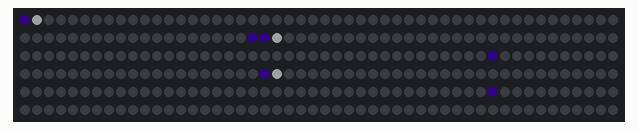
A sketch run on a simulated Arduino Uno, built with avr-gcc and run on an emulated ATmega328P. On the bench: 300 RGB LEDs in strip order, left to right, continuing on the next row. Dim RGB values are drawn brighter than linear.

Above: at 0.17 s.

The sketch:

FindSegmentsCircles.ino
```cpp
#include <Adafruit_NeoPixel.h>

#define PIN_NUMBER 3
#define NUM_LIGHTS 300
#define BRIGHTNESS 32


#define START_LED 0
#define END_LED 0


Adafruit_NeoPixel strip = Adafruit_NeoPixel(NUM_LIGHTS, PIN_NUMBER, NEO_GRB + NEO_KHZ800);

// Definition of some Colors which are used multiple times
uint32_t RED    = strip.Color(255, 0, 0);
uint32_t GREEN  = strip.Color(0, 255, 0);
uint32_t BLUE   = strip.Color(0, 0, 255);
uint32_t PURPLE = strip.Color(32, 0, 88);

uint32_t BLACK  = strip.Color(0, 0, 0);
uint32_t WHITE  = strip.Color(255, 255, 255);


// List (called Array in C) containing index of the first LED in each circle
int start_circle_index[] = {0, 70, 170}; // to extend use this format {5, 65, 140};

// List containing index index of the last LED in each cirle
int end_circle_index[] = {69, 139, 239};


void setup() {
  strip.setBrightness(BRIGHTNESS);
  strip.begin();
  strip.show(); // Initialize all pixels to 'off'
}


int iteration = 0;
void loop() {
  for (int led_index = START_LED; led_index < END_LED; led_index += 1) {
    strip.setPixelColor(led_index, GREEN);

    if (led_index % 5 == 0) {
      if (iteration % 2 == 0) {
        strip.setPixelColor(led_index, RED);
      } else {
        strip.setPixelColor(led_index, BLUE);
      }
    }
  }
  strip.show();

  for (int i = 0; i < 2000 * 5; i++) {
    // We run tracers around the circles a couple of times

    // C magic to determine how many elements are in the list.
    int num_circles = sizeof(start_circle_index) / sizeof(*start_circle_index);
    for (int circle = 0; circle < num_circles; circle += 1) {
      int start_index = start_circle_index[circle];
      int end_index = end_circle_index[circle];
      int num_leds = end_index - start_index + 1; // Math for fenceposts says "add one"

      for (int j = start_index; j < end_index; j++) {
        strip.setPixelColor(j, BLACK);
      }

      strip.setPixelColor(start_index, PURPLE);
      strip.setPixelColor(end_index, PURPLE);

      // Which LED in the circle to light up.
      int current_circle_index = i % num_leds;

      strip.setPixelColor(start_index + current_circle_index, WHITE);
    }

    strip.show();

    delay(75);
  }

  iteration += 1;
}
```
